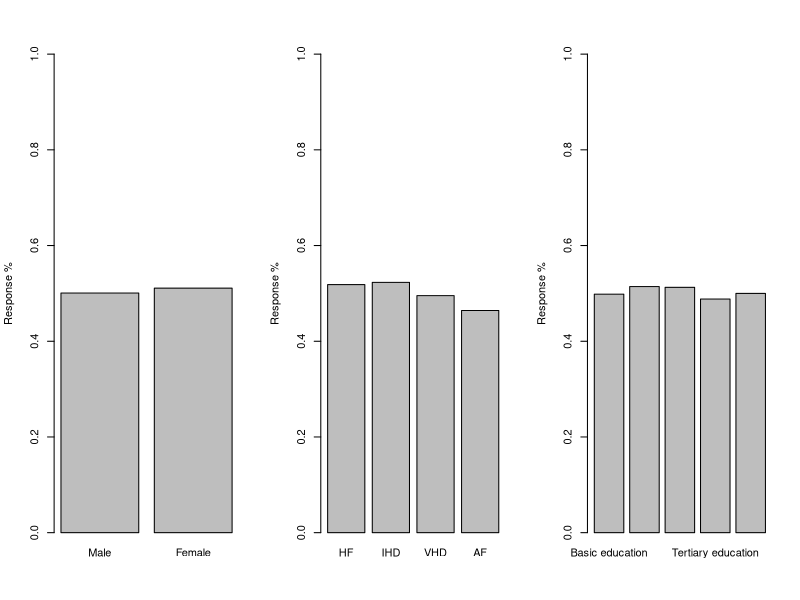

R code for this plot: (Note: this script raises an error after producing the figure.)
## ---- chunk 1
library(data.table)
library(tidyverse)
library(glmnet)
## ---- chunk 2
men <- matrix(NA,nrow=6,ncol=6)
men[1,] <- c("","Education","","","","")
men[,1] <- c("","Heart Disease","HF","IHD","VHD","AF")
men[2,2:ncol(men)] <- c("Basic education","Postgraduate education","Secondary education","Tertiary education","Unknown education")
men[3:nrow(men),2:ncol(men)] <- matrix(c(c(5.7,1.5,9.5,2.4,0.4),
                                         c(7.5,1.9,12,4.5,0.7),
                                         c(1.7,0.6,3,1.2,0.1),
                                         c(3.2,2,7.1,2.9,0.2)),ncol=5,nrow=4,byrow=TRUE)

men <- data.frame(men)
colnames(men) <- colnames(c(rep("",6)))
men[1,1] <- "Men"
knitr::kable(men[1:5,], format="markdown")

women <- matrix(NA,nrow=6,ncol=6)
women[1,] <- c("","Education","","","","")
women[,1] <- c("","Heart Disease","HF","IHD","VHD","AF")
women[2,2:ncol(women)] <- c("Basic education","Postgraduate education","Secondary education","Tertiary education","Unknown education")
women[3:nrow(men),2:ncol(women)] <- matrix(c(c(3.4,0.3,2.7,1.1,0.2),
                                             c(4.1,0.2,3.9,1.9,0.2),
                                             c(1.7,0.1,1.4,0.8,0.1),
                                             c(3.4,0.4,3.7,2.2,0.1)),ncol=5,nrow=4,byrow=TRUE)

women <- data.frame(women)
colnames(women) <- colnames(c(rep("",6)))
women[1,1] <- "Women"
knitr::kable(women[1:6,], format="markdown")
## ---- chunk 3
sum(as.numeric(unlist(as.vector(data.frame(men[-c(1,2),-1])))))+sum(as.numeric(unlist(as.vector(data.frame(women[-c(1,2),-1])))))
## ---- chunk 4
#Number of rows
n <- 1000
## ---- chunk 5
#Create a model matrix with 11 columns
df <- data.frame(matrix(0,nrow=n,ncol=11))
setDT(df)
#Assign column names
colnames(df) <- c("Male","Female","HF","IHD","VHD","AF","Basic education","Postgraduate education","Secondary education","Tertiary education","Unknown education")

#Re structure the men and women dataframes in order to use these for create data with the same covariate distribution
men <- data.frame(men[-1,])
women <- data.frame(women[-1,])

#Find the indices as a function of 'n' such that the groups in data can be assigned as having the same distribution
ind <- 
  cumsum(c(round(n*as.numeric(men[which(men[,1] == "HF"),which(men[1,] == "Basic education")])/100),
           round(n*as.numeric(men[which(men[,1] == "HF"),which(men[1,] == "Postgraduate education")])/100),
           round(n*as.numeric(men[which(men[,1] == "HF"),which(men[1,] == "Secondary education")])/100),
           round(n*as.numeric(men[which(men[,1] == "HF"),which(men[1,] == "Tertiary education")])/100),
           round(n*as.numeric(men[which(men[,1] == "HF"),which(men[1,] == "Unknown education")])/100),
           
           round(n*as.numeric(men[which(men[,1] == "IHD"),which(men[1,] == "Basic education")])/100),
           round(n*as.numeric(men[which(men[,1] == "IHD"),which(men[1,] == "Postgraduate education")])/100),
           round(n*as.numeric(men[which(men[,1] == "IHD"),which(men[1,] == "Secondary education")])/100),
           round(n*as.numeric(men[which(men[,1] == "IHD"),which(men[1,] == "Tertiary education")])/100),
           round(n*as.numeric(men[which(men[,1] == "IHD"),which(men[1,] == "Unknown education")])/100),
           
           round(n*as.numeric(men[which(men[,1] == "VHD"),which(men[1,] == "Basic education")])/100),
           round(n*as.numeric(men[which(men[,1] == "VHD"),which(men[1,] == "Postgraduate education")])/100),
           round(n*as.numeric(men[which(men[,1] == "VHD"),which(men[1,] == "Secondary education")])/100),
           round(n*as.numeric(men[which(men[,1] == "VHD"),which(men[1,] == "Tertiary education")])/100),
           round(n*as.numeric(men[which(men[,1] == "VHD"),which(men[1,] == "Unknown education")])/100),
           
           round(n*as.numeric(men[which(men[,1] == "AF"),which(men[1,] == "Basic education")])/100),
           round(n*as.numeric(men[which(men[,1] == "AF"),which(men[1,] == "Postgraduate education")])/100),
           round(n*as.numeric(men[which(men[,1] == "AF"),which(men[1,] == "Secondary education")])/100),
           round(n*as.numeric(men[which(men[,1] == "AF"),which(men[1,] == "Tertiary education")])/100),
           round(n*as.numeric(men[which(men[,1] == "AF"),which(men[1,] == "Unknown education")])/100),
           
           round(n*as.numeric(women[which(women[,1] == "HF"),which(women[1,] == "Basic education")])/100),
           round(n*as.numeric(women[which(women[,1] == "HF"),which(women[1,] == "Postgraduate education")])/100),
           round(n*as.numeric(women[which(women[,1] == "HF"),which(women[1,] == "Secondary education")])/100),
           round(n*as.numeric(women[which(women[,1] == "HF"),which(women[1,] == "Tertiary education")])/100),
           round(n*as.numeric(women[which(women[,1] == "HF"),which(women[1,] == "Unknown education")])/100),
           
           round(n*as.numeric(women[which(women[,1] == "IHD"),which(women[1,] == "Basic education")])/100),
           round(n*as.numeric(women[which(women[,1] == "IHD"),which(women[1,] == "Postgraduate education")])/100),
           round(n*as.numeric(women[which(women[,1] == "IHD"),which(women[1,] == "Secondary education")])/100),
           round(n*as.numeric(women[which(women[,1] == "IHD"),which(women[1,] == "Tertiary education")])/100),
           round(n*as.numeric(women[which(women[,1] == "IHD"),which(women[1,] == "Unknown education")])/100),
           
           round(n*as.numeric(women[which(women[,1] == "VHD"),which(women[1,] == "Basic education")])/100),
           round(n*as.numeric(women[which(women[,1] == "VHD"),which(women[1,] == "Postgraduate education")])/100),
           round(n*as.numeric(women[which(women[,1] == "VHD"),which(women[1,] == "Secondary education")])/100),
           round(n*as.numeric(women[which(women[,1] == "VHD"),which(women[1,] == "Tertiary education")])/100),
           round(n*as.numeric(women[which(women[,1] == "VHD"),which(women[1,] == "Unknown education")])/100),
           
           round(n*as.numeric(women[which(women[,1] == "AF"),which(women[1,] == "Basic education")])/100),
           round(n*as.numeric(women[which(women[,1] == "AF"),which(women[1,] == "Postgraduate education")])/100),
           round(n*as.numeric(women[which(women[,1] == "AF"),which(women[1,] == "Secondary education")])/100),
           round(n*as.numeric(women[which(women[,1] == "AF"),which(women[1,] == "Tertiary education")])/100),
           round(n*as.numeric(women[which(women[,1] == "AF"),which(women[1,] == "Unknown education")])/100)))

#Assign 1's to the covariate columns of the model matrix
df[1:ind[1],c("Male","HF","Basic education")] <- 1
df[(ind[1]+1):ind[2],c("Male","HF","Postgraduate education")] <- 1
df[(ind[2]+1):ind[3],c("Male","HF","Secondary education")] <- 1
df[(ind[3]+1):ind[4],c("Male","HF","Tertiary education")] <- 1
df[(ind[4]+1):ind[5],c("Male","HF","Unknown education")] <- 1

df[(ind[5]+1):ind[6],c("Male","IHD","Basic education")] <- 1
df[(ind[6]+1):ind[7],c("Male","IHD","Postgraduate education")] <- 1
df[(ind[7]+1):ind[8],c("Male","IHD","Secondary education")] <- 1
df[(ind[8]+1):ind[9],c("Male","IHD","Tertiary education")] <- 1
df[(ind[9]+1):ind[10],c("Male","IHD","Unknown education")] <- 1

df[(ind[10]+1):ind[11],c("Male","VHD","Basic education")] <- 1
df[(ind[11]+1):ind[12],c("Male","VHD","Postgraduate education")] <- 1
df[(ind[12]+1):ind[13],c("Male","VHD","Secondary education")] <- 1
df[(ind[13]+1):ind[14],c("Male","VHD","Tertiary education")] <- 1
df[(ind[14]+1):ind[15],c("Male","VHD","Unknown education")] <- 1

df[(ind[15]+1):ind[16],c("Male","AF","Basic education")] <- 1
df[(ind[16]+1):ind[17],c("Male","AF","Postgraduate education")] <- 1
df[(ind[17]+1):ind[18],c("Male","AF","Secondary education")] <- 1
df[(ind[18]+1):ind[19],c("Male","AF","Tertiary education")] <- 1
df[(ind[19]+1):ind[20],c("Male","AF","Unknown education")] <- 1


df[(ind[20]+1):ind[21],c("Female","HF","Basic education")] <- 1
df[(ind[21]+1):ind[22],c("Female","HF","Postgraduate education")] <- 1
df[(ind[22]+1):ind[23],c("Female","HF","Secondary education")] <- 1
df[(ind[23]+1):ind[24],c("Female","HF","Tertiary education")] <- 1
df[(ind[24]+1):ind[25],c("Female","HF","Unknown education")] <- 1

df[(ind[25]+1):ind[26],c("Female","IHD","Basic education")] <- 1
df[(ind[26]+1):ind[27],c("Female","IHD","Postgraduate education")] <- 1
df[(ind[27]+1):ind[28],c("Female","IHD","Secondary education")] <- 1
df[(ind[28]+1):ind[29],c("Female","IHD","Tertiary education")] <- 1
df[(ind[29]+1):ind[30],c("Female","IHD","Unknown education")] <- 1

df[(ind[30]+1):ind[31],c("Female","VHD","Basic education")] <- 1
df[(ind[31]+1):ind[32],c("Female","VHD","Postgraduate education")] <- 1
df[(ind[32]+1):ind[33],c("Female","VHD","Secondary education")] <- 1
df[(ind[33]+1):ind[34],c("Female","VHD","Tertiary education")] <- 1
df[(ind[34]+1):ind[35],c("Female","VHD","Unknown education")] <- 1

df[(ind[35]+1):ind[36],c("Female","AF","Basic education")] <- 1
df[(ind[36]+1):ind[37],c("Female","AF","Postgraduate education")] <- 1
df[(ind[37]+1):ind[38],c("Female","AF","Secondary education")] <- 1
df[(ind[38]+1):ind[39],c("Female","AF","Tertiary education")] <- 1
df[(ind[39]+1):ind[40],c("Female","AF","Unknown education")] <- 1

knitr::kable(df[1:6,], format="markdown")
## ---- chunk 6
knitr::kable(colSums(df), format="markdown",col.names="n")
## ---- chunk 7

df$Response <- 0
#df <- data.frame(df)

df[1:ind[1],"Response"] <- rbinom(ind[1],1,0.5)
df[(ind[1]+1):ind[2],"Response"] <- rbinom(ind[2]-ind[1],1,0.5)
df[(ind[2]+1):ind[3],"Response"] <- rbinom(ind[3]-ind[2],1,0.5)
df[(ind[3]+1):ind[4],"Response"] <- rbinom(ind[4]-ind[3],1,0.5)
df[(ind[4]+1):ind[5],"Response"] <- rbinom(ind[5]-ind[4],1,0.5)

df[(ind[5]+1):ind[6],"Response"] <- rbinom(ind[6]-ind[5],1,0.5)
df[(ind[6]+1):ind[7],"Response"] <- rbinom(ind[7]-ind[6],1,0.5)
df[(ind[7]+1):ind[8],"Response"] <- rbinom(ind[8]-ind[7],1,0.5)
df[(ind[8]+1):ind[9],"Response"] <- rbinom(ind[9]-ind[8],1,0.5)
df[(ind[9]+1):ind[10],"Response"] <- rbinom(ind[10]-ind[9],1,0.5)

df[(ind[10]+1):ind[11],"Response"] <- rbinom(ind[11]-ind[10],1,0.5)
df[(ind[11]+1):ind[12],"Response"] <- rbinom(ind[12]-ind[11],1,0.5)
df[(ind[12]+1):ind[13],"Response"] <- rbinom(ind[13]-ind[12],1,0.5)
df[(ind[13]+1):ind[14],"Response"] <- rbinom(ind[14]-ind[13],1,0.5)
df[(ind[14]+1):ind[15],"Response"] <- rbinom(ind[15]-ind[14],1,0.5)

df[(ind[15]+1):ind[16],"Response"] <- rbinom(ind[16]-ind[15],1,0.5)
df[(ind[16]+1):ind[17],"Response"] <- rbinom(ind[17]-ind[16],1,0.5)
df[(ind[17]+1):ind[18],"Response"] <- rbinom(ind[18]-ind[17],1,0.5)
df[(ind[18]+1):ind[19],"Response"] <- rbinom(ind[19]-ind[18],1,0.5)
df[(ind[19]+1):ind[20],"Response"] <- rbinom(ind[20]-ind[19],1,0.5)


df[(ind[20]+1):ind[21],"Response"] <- rbinom(ind[21]-ind[20],1,0.5)
df[(ind[21]+1):ind[22],"Response"] <- rbinom(ind[22]-ind[21],1,0.5)
df[(ind[22]+1):ind[23],"Response"] <- rbinom(ind[23]-ind[22],1,0.5)
df[(ind[23]+1):ind[24],"Response"] <- rbinom(ind[24]-ind[23],1,0.5)
df[(ind[24]+1):ind[25],"Response"] <- rbinom(ind[25]-ind[24],1,0.5)

df[(ind[25]+1):ind[26],"Response"] <- rbinom(ind[26]-ind[25],1,0.5)
df[(ind[26]+1):ind[27],"Response"] <- rbinom(ind[27]-ind[26],1,0.5)
df[(ind[27]+1):ind[28],"Response"] <- rbinom(ind[28]-ind[27],1,0.5)
df[(ind[28]+1):ind[29],"Response"] <- rbinom(ind[29]-ind[28],1,0.5)
df[(ind[29]+1):ind[30],"Response"] <- rbinom(ind[30]-ind[29],1,0.5)

df[(ind[30]+1):ind[31],"Response"] <- rbinom(ind[31]-ind[30],1,0.5)
df[(ind[31]+1):ind[32],"Response"] <- rbinom(ind[32]-ind[31],1,0.5)
df[(ind[32]+1):ind[33],"Response"] <- rbinom(ind[33]-ind[32],1,0.5)
df[(ind[33]+1):ind[34],"Response"] <- rbinom(ind[34]-ind[33],1,0.5)
df[(ind[34]+1):ind[35],"Response"] <- rbinom(ind[35]-ind[34],1,0.5)

df[(ind[35]+1):ind[36],"Response"] <- rbinom(ind[36]-ind[35],1,0.5)
df[(ind[36]+1):ind[37],"Response"] <- rbinom(ind[37]-ind[36],1,0.5)
df[(ind[37]+1):ind[38],"Response"] <- rbinom(ind[38]-ind[37],1,0.5)
df[(ind[38]+1):ind[39],"Response"] <- rbinom(ind[39]-ind[38],1,0.5)
df[(ind[39]+1):ind[40],"Response"] <- rbinom(ind[40]-ind[39],1,0.5)

p1 <-unlist(df[,sum(Response)/.N,by=c("Male","Female")][,3])
names(p1) <- c("Male","Female")

p2 <- unlist(df[,sum(Response)/.N,by=c("HF","IHD","VHD","AF")][,5])
names(p2) <- c("HF","IHD","VHD","AF")

p3 <- unlist(df[,sum(Response)/.N,by=c("Basic education","Postgraduate education","Secondary education","Tertiary education","Unknown education")][,6])
names(p3) <- c("Basic education","Postgraduate education","Secondary education","Tertiary education","Unknown education")

par(mfrow=c(1,3))
barplot(p1,ylim=c(0,1),ylab="Response %")
barplot(p2,ylim=c(0,1),ylab="Response %")
barplot(p3,ylim=c(0,1),ylab="Response %")
## ---- chunk 8
df$COV <- NA
df$COV[which(apply(df[,c("Male","HF","Basic education")],1,FUN=function(x){x[1]*x[2]*x[3]}) == 1)] <- paste(c("Male","HF","Basic education"),collapse="_")
df$COV[which(apply(df[,c("Male","HF","Postgraduate education")],1,FUN=function(x){x[1]*x[2]*x[3]}) == 1)] <- paste(c("Male","HF","Postgraduate education"),collapse="_")
df$COV[which(apply(df[,c("Male","HF","Secondary education")],1,FUN=function(x){x[1]*x[2]*x[3]}) == 1)] <- paste(c("Male","HF","Secondary education"),collapse="_")
df$COV[which(apply(df[,c("Male","HF","Tertiary education")],1,FUN=function(x){x[1]*x[2]*x[3]}) == 1)] <- paste(c("Male","HF","Tertiary education") ,collapse="_")
df$COV[which(apply(df[,c("Male","HF","Unknown education")],1,FUN=function(x){x[1]*x[2]*x[3]}) == 1)] <- paste(c("Male","HF","Unknown education"),collapse="_")

df$COV[which(apply(df[,c("Male","IHD","Basic education")],1,FUN=function(x){x[1]*x[2]*x[3]}) == 1)] <- paste(c("Male","IHD","Basic education"),collapse="_")
df$COV[which(apply(df[,c("Male","IHD","Postgraduate education")],1,FUN=function(x){x[1]*x[2]*x[3]}) == 1)] <- paste(c("Male","IHD","Postgraduate education"),collapse="_")
df$COV[which(apply(df[,c("Male","IHD","Secondary education")],1,FUN=function(x){x[1]*x[2]*x[3]}) == 1)] <- paste(c("Male","IHD","Secondary education"),collapse="_")
df$COV[which(apply(df[,c("Male","IHD","Tertiary education")],1,FUN=function(x){x[1]*x[2]*x[3]}) == 1)] <- paste(c("Male","IHD","Tertiary education") ,collapse="_")
df$COV[which(apply(df[,c("Male","IHD","Unknown education")],1,FUN=function(x){x[1]*x[2]*x[3]}) == 1)] <- paste(c("Male","IHD","Unknown education"),collapse="_")

df$COV[which(apply(df[,c("Male","VHD","Basic education")],1,FUN=function(x){x[1]*x[2]*x[3]}) == 1)] <- paste(c("Male","VHD","Basic education"),collapse="_")
df$COV[which(apply(df[,c("Male","VHD","Postgraduate education")],1,FUN=function(x){x[1]*x[2]*x[3]}) == 1)] <- paste(c("Male","VHD","Postgraduate education"),collapse="_")
df$COV[which(apply(df[,c("Male","VHD","Secondary education")],1,FUN=function(x){x[1]*x[2]*x[3]}) == 1)] <- paste(c("Male","VHD","Secondary education"),collapse="_")
df$COV[which(apply(df[,c("Male","VHD","Tertiary education")],1,FUN=function(x){x[1]*x[2]*x[3]}) == 1)] <- paste(c("Male","VHD","Tertiary education") ,collapse="_")
df$COV[which(apply(df[,c("Male","VHD","Unknown education")],1,FUN=function(x){x[1]*x[2]*x[3]}) == 1)] <- paste(c("Male","VHD","Unknown education"),collapse="_")

df$COV[which(apply(df[,c("Male","AF","Basic education")],1,FUN=function(x){x[1]*x[2]*x[3]}) == 1)] <- paste(c("Male","AF","Basic education"),collapse="_")
df$COV[which(apply(df[,c("Male","AF","Postgraduate education")],1,FUN=function(x){x[1]*x[2]*x[3]}) == 1)] <- paste(c("Male","AF","Postgraduate education"),collapse="_")
df$COV[which(apply(df[,c("Male","AF","Secondary education")],1,FUN=function(x){x[1]*x[2]*x[3]}) == 1)] <- paste(c("Male","AF","Secondary education"),collapse="_")
df$COV[which(apply(df[,c("Male","AF","Tertiary education")],1,FUN=function(x){x[1]*x[2]*x[3]}) == 1)] <- paste(c("Male","AF","Tertiary education") ,collapse="_")
df$COV[which(apply(df[,c("Male","AF","Unknown education")],1,FUN=function(x){x[1]*x[2]*x[3]}) == 1)] <- paste(c("Male","AF","Unknown education"),collapse="_")



df$COV[which(apply(df[,c("Female","HF","Basic education")],1,FUN=function(x){x[1]*x[2]*x[3]}) == 1)] <- paste(c("Female","HF","Basic education"),collapse="_")
df$COV[which(apply(df[,c("Female","HF","Postgraduate education")],1,FUN=function(x){x[1]*x[2]*x[3]}) == 1)] <- paste(c("Female","HF","Postgraduate education"),collapse="_")
df$COV[which(apply(df[,c("Female","HF","Secondary education")],1,FUN=function(x){x[1]*x[2]*x[3]}) == 1)] <- paste(c("Female","HF","Secondary education"),collapse="_")
df$COV[which(apply(df[,c("Female","HF","Tertiary education")],1,FUN=function(x){x[1]*x[2]*x[3]}) == 1)] <- paste(c("Female","HF","Tertiary education") ,collapse="_")
df$COV[which(apply(df[,c("Female","HF","Unknown education")],1,FUN=function(x){x[1]*x[2]*x[3]}) == 1)] <- paste(c("Female","HF","Unknown education"),collapse="_")

df$COV[which(apply(df[,c("Female","IHD","Basic education")],1,FUN=function(x){x[1]*x[2]*x[3]}) == 1)] <- paste(c("Female","IHD","Basic education"),collapse="_")
df$COV[which(apply(df[,c("Female","IHD","Postgraduate education")],1,FUN=function(x){x[1]*x[2]*x[3]}) == 1)] <- paste(c("Female","IHD","Postgraduate education"),collapse="_")
df$COV[which(apply(df[,c("Female","IHD","Secondary education")],1,FUN=function(x){x[1]*x[2]*x[3]}) == 1)] <- paste(c("Female","IHD","Secondary education"),collapse="_")
df$COV[which(apply(df[,c("Female","IHD","Tertiary education")],1,FUN=function(x){x[1]*x[2]*x[3]}) == 1)] <- paste(c("Female","IHD","Tertiary education") ,collapse="_")
df$COV[which(apply(df[,c("Female","IHD","Unknown education")],1,FUN=function(x){x[1]*x[2]*x[3]}) == 1)] <- paste(c("Female","IHD","Unknown education"),collapse="_")

df$COV[which(apply(df[,c("Female","VHD","Basic education")],1,FUN=function(x){x[1]*x[2]*x[3]}) == 1)] <- paste(c("Female","VHD","Basic education"),collapse="_")
df$COV[which(apply(df[,c("Female","VHD","Postgraduate education")],1,FUN=function(x){x[1]*x[2]*x[3]}) == 1)] <- paste(c("Female","VHD","Postgraduate education"),collapse="_")
df$COV[which(apply(df[,c("Female","VHD","Secondary education")],1,FUN=function(x){x[1]*x[2]*x[3]}) == 1)] <- paste(c("Female","VHD","Secondary education"),collapse="_")
df$COV[which(apply(df[,c("Female","VHD","Tertiary education")],1,FUN=function(x){x[1]*x[2]*x[3]}) == 1)] <- paste(c("Female","VHD","Tertiary education") ,collapse="_")
df$COV[which(apply(df[,c("Female","VHD","Unknown education")],1,FUN=function(x){x[1]*x[2]*x[3]}) == 1)] <- paste(c("Female","VHD","Unknown education"),collapse="_")

df$COV[which(apply(df[,c("Female","AF","Basic education")],1,FUN=function(x){x[1]*x[2]*x[3]}) == 1)] <- paste(c("Female","AF","Basic education"),collapse="_")
df$COV[which(apply(df[,c("Female","AF","Postgraduate education")],1,FUN=function(x){x[1]*x[2]*x[3]}) == 1)] <- paste(c("Female","AF","Postgraduate education"),collapse="_")
df$COV[which(apply(df[,c("Female","AF","Secondary education")],1,FUN=function(x){x[1]*x[2]*x[3]}) == 1)] <- paste(c("Female","AF","Secondary education"),collapse="_")
df$COV[which(apply(df[,c("Female","AF","Tertiary education")],1,FUN=function(x){x[1]*x[2]*x[3]}) == 1)] <- paste(c("Female","AF","Tertiary education") ,collapse="_")
df$COV[which(apply(df[,c("Female","AF","Unknown education")],1,FUN=function(x){x[1]*x[2]*x[3]}) == 1)] <- paste(c("Female","AF","Unknown education"),collapse="_")

knitr::kable(df[sample(n,6),], format="markdown")
## ---- chunk 9
A <- df[,round(sum(Response)/.N*100,1),by=COV]
names(A) <- c("COV","Response %")
r <- data.frame(cbind(c("...","..."),c("...","...")))
names(r) <- names(A)
setDT(r)
knitr::kable(rbind(head(A[order(A$`Response %`)]),
r,
tail(A[order(A$`Response %`)])), format="markdown")
## ---- chunk 10
mod <- "glm"
if(mod == "glm"){m <- glm(Response~COV,data=df,family="binomial")}
if(mod == "cv.glmnet"){m <- cv.glmnet(y=df$Response,x=as.matrix(df[,-c("COV","Response")]),family="binomial",intercept=FALSE,type.measure = "deviance")}
## ---- chunk 11
options(scipen=999)
print(c("Minimum response probability"=min(fitted(m))))
## ---- chunk 12
if(class(m)[1] == "glm"){pred_mat <- data.frame(distinct(df[,c("COV")]))}
if(class(m)[1] == "cv.glmnet"){pred_mat <- as.matrix(distinct(df[,-c("COV","Response")]))}
#Total variation distance
A <- data.frame(COV=distinct(df[,-c("Response")])[,"COV"],P=predict(m,pred_mat,type="response"))
A <- A["P">0,]
G_s <- dim(A)[1]

for(i in 1:(dim(A)[1]-1)){
  if( i == 1){
    a <- abs(as.numeric(unlist(A[1,2])-unlist(A[-1,2])))
    names(a) <- paste(unlist(A[1,1]),unlist(A[-1,1]),sep="+")
    A <- A[-1,]
    
  }else{
    a <- c(a,abs(as.numeric(unlist(A[1,2])-unlist(A[-1,2]))))
    names(a) <- c(names(a)[names(a) != ""],paste(unlist(A[1,1]),unlist(A[-1,1]),sep="+"))
    A <- A[-1,]
  }
}

#R-indicator
if(class(m)[1] == "glm"){
  df_R <- cbind(df,P=predict(m,data.frame(df[,c("COV")]),type="response"))
  beta <- m$coefficients
  mod_mat <- model.matrix(m)
  lin_pred <- (model.matrix(m)) %*% beta
}

if(class(m)[1] == "cv.glmnet"){ 
  df_R <- cbind(df,P=predict(m,as.matrix(df[,-c("COV","Response")]),type="response",s=m$lambda.min))
  colnames(df_R)[ncol(df_R)] <- "P"
  beta <- coef(m,s=m$lambda.min)
  mod_mat <- as.matrix(df[,-c("COV","Response")])
  beta <- beta[,1][-c(which(names(beta[,1]) == "(Intercept)"))]
}

denom <- solve(sum(apply(mod_mat,1,FUN=function(x){as.numeric(exp(x %*% beta)/((1+exp(x %*% beta))^2))*( (x) %*% t(x))})))

S_2 <- (sum(((df_R$P - mean(df_R$Response))^2))/n)
data.frame(Model=paste(mod),
  V_d=round(1-sum(a)*2/((G_s-1)*G_s),3),
  R_tilde=round(1-2*sqrt(S_2-sum(apply(mod_mat,1,FUN=function(x){((exp(x %*% beta)/((1+exp(x %*% beta))^2))^2 %*% t(x)) %*% (as.numeric(denom)* matrix(x))}))/n),3),
  R_hat=round(1-2*sqrt(S_2),3))
## ---- chunk 13
knitr::kable(data.frame(Model=paste(mod),
  V_d=round(1-sum(a)*2/((G_s-1)*G_s),3),
  R_tilde=round(1-2*sqrt(S_2-sum(apply(mod_mat,1,FUN=function(x){((exp(x %*% beta)/((1+exp(x %*% beta))^2))^2 %*% t(x)) %*% (as.numeric(denom)* matrix(x))}))/n),3),
  R_hat=round(1-2*sqrt(S_2),3)), caption="p=0.5",format="markdown")
## ---- chunk 14
mod <- "cv.glmnet"
if(mod == "glm"){m <- glm(Response~COV,data=df,family="binomial")}
if(mod == "cv.glmnet"){m <- cv.glmnet(y=df$Response,x=as.matrix(df[,-c("COV","Response")]),family="binomial",intercept=FALSE,type.measure = "deviance")}


if(mod == "cv.glmnet"){
  sel_cov <- coef(m,s=m$lambda.1se)
  sel_cov <- sel_cov[,1][-c(which(names(sel_cov[,1]) == "(Intercept)"))]
  sel_cov <- sel_cov[sel_cov!= 0]
  sel_cov_names <- names(sel_cov)
}

if(class(m)[1] == "glm"){pred_mat <- data.frame(distinct(df[,c("COV")]))}

#Total variation distance
if(class(m)[1] == "glm"){
  
  A <- matrix(predict(m,pred_mat,type="response"))
  
  colnames(A) <- "P"
  
  G_s <- dim(A)[1]
  for(i in 1:(dim(A)[1]-1)){
    if( i == 1){
      
      a <- abs(as.numeric(unlist(A[1])-unlist(A[-1])))
      #names(a) <- paste(unlist(A[1,1]),unlist(A[-1,1]),sep="+")
      A <- A[-1]
      
    }else{
      a <- c(a,abs(as.numeric(unlist(A[1])-unlist(A[-1]))))
      #names(a) <- c(names(a)[names(a) != ""],paste(unlist(A[1,1]),unlist(A[-1,1]),sep="+"))
      A <- A[-1]
    }
  }
  1-sum(a)*2/((G_s-1)*G_s) 
}
if(class(m)[1] == "cv.glmnet")
{
  if(length(sel_cov)>0){
  pred_mat <- distinct(df[,..sel_cov_names])
  temp_df <- copy(distinct(df[,-..sel_cov_names][,-c("COV","Response")]))
  pred_mat <- cbind(pred_mat,apply(temp_df,c(1,2),function(x){x <- 0})[1:nrow(pred_mat),])
  pred_mat
  col_ind_pred_mat <- match(colnames(distinct(df[,-c("COV","Response")])), colnames(pred_mat))
  pred_mat <- as.matrix(pred_mat[,..col_ind_pred_mat])
  
  #A <- data.frame(COV=distinct(df[,-c("Response")])[,"COV"],P=predict(m,pred_mat,type="response"))
  A <- matrix(predict(m,pred_mat,type="response"))
  
  colnames(A) <- "P"
  
  G_s <- dim(A)[1]
  for(i in 1:(dim(A)[1]-1)){
    if( i == 1){
      
      a <- abs(as.numeric(unlist(A[1])-unlist(A[-1])))
      #names(a) <- paste(unlist(A[1,1]),unlist(A[-1,1]),sep="+")
      A <- A[-1]
      
    }else{
      a <- c(a,abs(as.numeric(unlist(A[1])-unlist(A[-1]))))
      #names(a) <- c(names(a)[names(a) != ""],paste(unlist(A[1,1]),unlist(A[-1,1]),sep="+"))
      A <- A[-1]
    }
  }
  1-sum(a)*2/((G_s-1)*G_s) 
}else{
  a <- 0
  G_s <- 2
}}
#R-indicator
if(class(m)[1] == "glm"){
  df_R <- cbind(df,P=predict(m,data.frame(df[,c("COV")]),type="response"))
  beta <- m$coefficients
  mod_mat <- model.matrix(m)
  lin_pred <- (model.matrix(m)) %*% beta
}

if(class(m)[1] == "cv.glmnet"){ 
  df_R <- cbind(df,P=predict(m,as.matrix(df[,-c("COV","Response")]),type="response",s=m$lambda.min))
  colnames(df_R)[ncol(df_R)] <- "P"
  beta <- coef(m,s=m$lambda.min)
  mod_mat <- as.matrix(df[,-c("COV","Response")])
  beta <- beta[,1][-c(which(names(beta[,1]) == "(Intercept)"))]
}

denom <- solve(sum(apply(mod_mat,1,FUN=function(x){as.numeric(exp(x %*% beta)/((1+exp(x %*% beta))^2))*( (x) %*% t(x))})))

S_2 <- (sum(((df_R$P - mean(df_R$Response))^2))/n)

knitr::kable(data.frame(Model=paste(mod),
  V_d=round(1-sum(a)*2/((G_s-1)*G_s),3),
  R_tilde=round(1-2*sqrt(S_2-sum(apply(mod_mat,1,FUN=function(x){((exp(x %*% beta)/((1+exp(x %*% beta))^2))^2 %*% t(x)) %*% (as.numeric(denom)* matrix(x))}))/n),3),
  R_hat=round(1-2*sqrt(S_2),3)), caption="p=0.5",format="markdown")
## ---- chunk 15

representativity_simulation <- function(n,mod,p){
men <- matrix(NA,nrow=6,ncol=6)
men[1,] <- c("","Education","","","","")
men[,1] <- c("","Heart Disease","HF","IHD","VHD","AF")
men[2,2:ncol(men)] <- c("Basic education","Postgraduate education","Secondary education","Tertiary education","Unknown education")
men[3:nrow(men),2:ncol(men)] <- matrix(c(c(5.7,1.5,9.5,2.4,0.4),
                                         c(7.5,1.9,12,4.5,0.7),
                                         c(1.7,0.6,3,1.2,0.1),
                                         c(3.2,2,7.1,2.9,0.2)),ncol=5,nrow=4,byrow=TRUE)

men <- data.frame(men)
colnames(men) <- colnames(c(rep("",6)))
men[1,1] <- "Men"

women <- matrix(NA,nrow=6,ncol=6)
women[1,] <- c("","Education","","","","")
women[,1] <- c("","Heart Disease","HF","IHD","VHD","AF")
women[2,2:ncol(women)] <- c("Basic education","Postgraduate education","Secondary education","Tertiary education","Unknown education")
women[3:nrow(men),2:ncol(women)] <- matrix(c(c(3.4,0.3,2.7,1.1,0.2),
                                             c(4.1,0.2,3.9,1.9,0.2),
                                             c(1.7,0.1,1.4,0.8,0.1),
                                             c(3.4,0.4,3.7,2.2,0.1)),ncol=5,nrow=4,byrow=TRUE)

women <- data.frame(women)
colnames(women) <- colnames(c(rep("",6)))
women[1,1] <- "Women"


#n <- 5000

df <- data.frame(matrix(0,nrow=n,ncol=11))
setDT(df)
colnames(df) <- c("Male","Female","HF","IHD","VHD","AF","Basic education","Postgraduate education","Secondary education","Tertiary education","Unknown education")

#Assign half of the records as male and female
#colnames(df) <- c("Sex","Heart Disease")
men <- data.frame(men[-1,])
women <- data.frame(women[-1,])

round(n*as.numeric(men[which(men[,1] == "HF"),which(men[1,] == "Basic education")])/100)+
  round(n*as.numeric(men[which(men[,1] == "HF"),which(men[1,] == "Postgraduate education")])/100)+
  round(n*as.numeric(men[which(men[,1] == "HF"),which(men[1,] == "Secondary education")])/100)+
  round(n*as.numeric(men[which(men[,1] == "HF"),which(men[1,] == "Tertiary education")])/100)+
  round(n*as.numeric(men[which(men[,1] == "HF"),which(men[1,] == "Unknown education")])/100)+
  
  round(n*as.numeric(men[which(men[,1] == "IHD"),which(men[1,] == "Basic education")])/100)+
  round(n*as.numeric(men[which(men[,1] == "IHD"),which(men[1,] == "Postgraduate education")])/100)+
  round(n*as.numeric(men[which(men[,1] == "IHD"),which(men[1,] == "Secondary education")])/100)+
  round(n*as.numeric(men[which(men[,1] == "IHD"),which(men[1,] == "Tertiary education")])/100)+
  round(n*as.numeric(men[which(men[,1] == "IHD"),which(men[1,] == "Unknown education")])/100)+
  
  round(n*as.numeric(men[which(men[,1] == "VHD"),which(men[1,] == "Basic education")])/100)+
  round(n*as.numeric(men[which(men[,1] == "VHD"),which(men[1,] == "Postgraduate education")])/100)+
  round(n*as.numeric(men[which(men[,1] == "VHD"),which(men[1,] == "Secondary education")])/100)+
  round(n*as.numeric(men[which(men[,1] == "VHD"),which(men[1,] == "Tertiary education")])/100)+
  round(n*as.numeric(men[which(men[,1] == "VHD"),which(men[1,] == "Unknown education")])/100)+
  
  round(n*as.numeric(men[which(men[,1] == "AF"),which(men[1,] == "Basic education")])/100)+
  round(n*as.numeric(men[which(men[,1] == "AF"),which(men[1,] == "Postgraduate education")])/100)+
  round(n*as.numeric(men[which(men[,1] == "AF"),which(men[1,] == "Secondary education")])/100)+
  round(n*as.numeric(men[which(men[,1] == "AF"),which(men[1,] == "Tertiary education")])/100)+
  round(n*as.numeric(men[which(men[,1] == "AF"),which(men[1,] == "Unknown education")])/100)+
  
  round(n*as.numeric(women[which(women[,1] == "HF"),which(women[1,] == "Basic education")])/100)+
  round(n*as.numeric(women[which(women[,1] == "HF"),which(women[1,] == "Postgraduate education")])/100)+
  round(n*as.numeric(women[which(women[,1] == "HF"),which(women[1,] == "Secondary education")])/100)+
  round(n*as.numeric(women[which(women[,1] == "HF"),which(women[1,] == "Tertiary education")])/100)+
  round(n*as.numeric(women[which(women[,1] == "HF"),which(women[1,] == "Unknown education")])/100)+
  
  round(n*as.numeric(women[which(women[,1] == "IHD"),which(women[1,] == "Basic education")])/100)+
  round(n*as.numeric(women[which(women[,1] == "IHD"),which(women[1,] == "Postgraduate education")])/100)+
  round(n*as.numeric(women[which(women[,1] == "IHD"),which(women[1,] == "Secondary education")])/100)+
  round(n*as.numeric(women[which(women[,1] == "IHD"),which(women[1,] == "Tertiary education")])/100)+
  round(n*as.numeric(women[which(women[,1] == "IHD"),which(women[1,] == "Unknown education")])/100)+
  
  round(n*as.numeric(women[which(women[,1] == "VHD"),which(women[1,] == "Basic education")])/100)+
  round(n*as.numeric(women[which(women[,1] == "VHD"),which(women[1,] == "Postgraduate education")])/100)+
  round(n*as.numeric(women[which(women[,1] == "VHD"),which(women[1,] == "Secondary education")])/100)+
  round(n*as.numeric(women[which(women[,1] == "VHD"),which(women[1,] == "Tertiary education")])/100)+
  round(n*as.numeric(women[which(women[,1] == "VHD"),which(women[1,] == "Unknown education")])/100)+
  
  round(n*as.numeric(women[which(women[,1] == "AF"),which(women[1,] == "Basic education")])/100)+
  round(n*as.numeric(women[which(women[,1] == "AF"),which(women[1,] == "Postgraduate education")])/100)+
  round(n*as.numeric(women[which(women[,1] == "AF"),which(women[1,] == "Secondary education")])/100)+
  round(n*as.numeric(women[which(women[,1] == "AF"),which(women[1,] == "Tertiary education")])/100)+
  round(n*as.numeric(women[which(women[,1] == "AF"),which(women[1,] == "Unknown education")])/100)


ind <- 
  cumsum(c(round(n*as.numeric(men[which(men[,1] == "HF"),which(men[1,] == "Basic education")])/100),
           round(n*as.numeric(men[which(men[,1] == "HF"),which(men[1,] == "Postgraduate education")])/100),
           round(n*as.numeric(men[which(men[,1] == "HF"),which(men[1,] == "Secondary education")])/100),
           round(n*as.numeric(men[which(men[,1] == "HF"),which(men[1,] == "Tertiary education")])/100),
           round(n*as.numeric(men[which(men[,1] == "HF"),which(men[1,] == "Unknown education")])/100),
           
           round(n*as.numeric(men[which(men[,1] == "IHD"),which(men[1,] == "Basic education")])/100),
           round(n*as.numeric(men[which(men[,1] == "IHD"),which(men[1,] == "Postgraduate education")])/100),
           round(n*as.numeric(men[which(men[,1] == "IHD"),which(men[1,] == "Secondary education")])/100),
           round(n*as.numeric(men[which(men[,1] == "IHD"),which(men[1,] == "Tertiary education")])/100),
           round(n*as.numeric(men[which(men[,1] == "IHD"),which(men[1,] == "Unknown education")])/100),
           
           round(n*as.numeric(men[which(men[,1] == "VHD"),which(men[1,] == "Basic education")])/100),
           round(n*as.numeric(men[which(men[,1] == "VHD"),which(men[1,] == "Postgraduate education")])/100),
           round(n*as.numeric(men[which(men[,1] == "VHD"),which(men[1,] == "Secondary education")])/100),
           round(n*as.numeric(men[which(men[,1] == "VHD"),which(men[1,] == "Tertiary education")])/100),
           round(n*as.numeric(men[which(men[,1] == "VHD"),which(men[1,] == "Unknown education")])/100),
           
           round(n*as.numeric(men[which(men[,1] == "AF"),which(men[1,] == "Basic education")])/100),
           round(n*as.numeric(men[which(men[,1] == "AF"),which(men[1,] == "Postgraduate education")])/100),
           round(n*as.numeric(men[which(men[,1] == "AF"),which(men[1,] == "Secondary education")])/100),
           round(n*as.numeric(men[which(men[,1] == "AF"),which(men[1,] == "Tertiary education")])/100),
           round(n*as.numeric(men[which(men[,1] == "AF"),which(men[1,] == "Unknown education")])/100),
           
           round(n*as.numeric(women[which(women[,1] == "HF"),which(women[1,] == "Basic education")])/100),
           round(n*as.numeric(women[which(women[,1] == "HF"),which(women[1,] == "Postgraduate education")])/100),
           round(n*as.numeric(women[which(women[,1] == "HF"),which(women[1,] == "Secondary education")])/100),
           round(n*as.numeric(women[which(women[,1] == "HF"),which(women[1,] == "Tertiary education")])/100),
           round(n*as.numeric(women[which(women[,1] == "HF"),which(women[1,] == "Unknown education")])/100),
           
           round(n*as.numeric(women[which(women[,1] == "IHD"),which(women[1,] == "Basic education")])/100),
           round(n*as.numeric(women[which(women[,1] == "IHD"),which(women[1,] == "Postgraduate education")])/100),
           round(n*as.numeric(women[which(women[,1] == "IHD"),which(women[1,] == "Secondary education")])/100),
           round(n*as.numeric(women[which(women[,1] == "IHD"),which(women[1,] == "Tertiary education")])/100),
           round(n*as.numeric(women[which(women[,1] == "IHD"),which(women[1,] == "Unknown education")])/100),
           
           round(n*as.numeric(women[which(women[,1] == "VHD"),which(women[1,] == "Basic education")])/100),
           round(n*as.numeric(women[which(women[,1] == "VHD"),which(women[1,] == "Postgraduate education")])/100),
           round(n*as.numeric(women[which(women[,1] == "VHD"),which(women[1,] == "Secondary education")])/100),
           round(n*as.numeric(women[which(women[,1] == "VHD"),which(women[1,] == "Tertiary education")])/100),
           round(n*as.numeric(women[which(women[,1] == "VHD"),which(women[1,] == "Unknown education")])/100),
           
           round(n*as.numeric(women[which(women[,1] == "AF"),which(women[1,] == "Basic education")])/100),
           round(n*as.numeric(women[which(women[,1] == "AF"),which(women[1,] == "Postgraduate education")])/100),
           round(n*as.numeric(women[which(women[,1] == "AF"),which(women[1,] == "Secondary education")])/100),
           round(n*as.numeric(women[which(women[,1] == "AF"),which(women[1,] == "Tertiary education")])/100),
           round(n*as.numeric(women[which(women[,1] == "AF"),which(women[1,] == "Unknown education")])/100)))


df[1:ind[1],c("Male","HF","Basic education")] <- 1
df[(ind[1]+1):ind[2],c("Male","HF","Postgraduate education")] <- 1
df[(ind[2]+1):ind[3],c("Male","HF","Secondary education")] <- 1
df[(ind[3]+1):ind[4],c("Male","HF","Tertiary education")] <- 1
df[(ind[4]+1):ind[5],c("Male","HF","Unknown education")] <- 1

df[(ind[5]+1):ind[6],c("Male","IHD","Basic education")] <- 1
df[(ind[6]+1):ind[7],c("Male","IHD","Postgraduate education")] <- 1
df[(ind[7]+1):ind[8],c("Male","IHD","Secondary education")] <- 1
df[(ind[8]+1):ind[9],c("Male","IHD","Tertiary education")] <- 1
df[(ind[9]+1):ind[10],c("Male","IHD","Unknown education")] <- 1

df[(ind[10]+1):ind[11],c("Male","VHD","Basic education")] <- 1
df[(ind[11]+1):ind[12],c("Male","VHD","Postgraduate education")] <- 1
df[(ind[12]+1):ind[13],c("Male","VHD","Secondary education")] <- 1
df[(ind[13]+1):ind[14],c("Male","VHD","Tertiary education")] <- 1
df[(ind[14]+1):ind[15],c("Male","VHD","Unknown education")] <- 1

df[(ind[15]+1):ind[16],c("Male","AF","Basic education")] <- 1
df[(ind[16]+1):ind[17],c("Male","AF","Postgraduate education")] <- 1
df[(ind[17]+1):ind[18],c("Male","AF","Secondary education")] <- 1
df[(ind[18]+1):ind[19],c("Male","AF","Tertiary education")] <- 1
df[(ind[19]+1):ind[20],c("Male","AF","Unknown education")] <- 1


df[(ind[20]+1):ind[21],c("Female","HF","Basic education")] <- 1
df[(ind[21]+1):ind[22],c("Female","HF","Postgraduate education")] <- 1
df[(ind[22]+1):ind[23],c("Female","HF","Secondary education")] <- 1
df[(ind[23]+1):ind[24],c("Female","HF","Tertiary education")] <- 1
df[(ind[24]+1):ind[25],c("Female","HF","Unknown education")] <- 1

df[(ind[25]+1):ind[26],c("Female","IHD","Basic education")] <- 1
df[(ind[26]+1):ind[27],c("Female","IHD","Postgraduate education")] <- 1
df[(ind[27]+1):ind[28],c("Female","IHD","Secondary education")] <- 1
df[(ind[28]+1):ind[29],c("Female","IHD","Tertiary education")] <- 1
df[(ind[29]+1):ind[30],c("Female","IHD","Unknown education")] <- 1

df[(ind[30]+1):ind[31],c("Female","VHD","Basic education")] <- 1
df[(ind[31]+1):ind[32],c("Female","VHD","Postgraduate education")] <- 1
df[(ind[32]+1):ind[33],c("Female","VHD","Secondary education")] <- 1
df[(ind[33]+1):ind[34],c("Female","VHD","Tertiary education")] <- 1
df[(ind[34]+1):ind[35],c("Female","VHD","Unknown education")] <- 1

df[(ind[35]+1):ind[36],c("Female","AF","Basic education")] <- 1
df[(ind[36]+1):ind[37],c("Female","AF","Postgraduate education")] <- 1
df[(ind[37]+1):ind[38],c("Female","AF","Secondary education")] <- 1
df[(ind[38]+1):ind[39],c("Female","AF","Tertiary education")] <- 1
df[(ind[39]+1):ind[40],c("Female","AF","Unknown education")] <- 1



df$Response <- 0

#p <- c(rep(0.9,20),rep(0.5,20))
df[1:ind[1],"Response"] <- rbinom(ind[1],1,p[1]) #1
df[(ind[1]+1):ind[2],"Response"] <- rbinom(ind[2]-ind[1],1,p[2]) #2
df[(ind[2]+1):ind[3],"Response"] <- rbinom(ind[3]-ind[2],1,p[3]) #3
df[(ind[3]+1):ind[4],"Response"] <- rbinom(ind[4]-ind[3],1,p[4]) #4
df[(ind[4]+1):ind[5],"Response"] <- rbinom(ind[5]-ind[4],1,p[5]) #5
 
df[(ind[5]+1):ind[6],"Response"] <- rbinom(ind[6]-ind[5],1,p[6]) #6
df[(ind[6]+1):ind[7],"Response"] <- rbinom(ind[7]-ind[6],1,p[7]) #7
df[(ind[7]+1):ind[8],"Response"] <- rbinom(ind[8]-ind[7],1,p[8]) #8
df[(ind[8]+1):ind[9],"Response"] <- rbinom(ind[9]-ind[8],1,p[9]) #9
df[(ind[9]+1):ind[10],"Response"] <- rbinom(ind[10]-ind[9],1,p[10]) #10

df[(ind[10]+1):ind[11],"Response"] <- rbinom(ind[11]-ind[10],1,p[11]) #11
df[(ind[11]+1):ind[12],"Response"] <- rbinom(ind[12]-ind[11],1,p[12]) #12
df[(ind[12]+1):ind[13],"Response"] <- rbinom(ind[13]-ind[12],1,p[13]) #13
df[(ind[13]+1):ind[14],"Response"] <- rbinom(ind[14]-ind[13],1,p[14]) #14
df[(ind[14]+1):ind[15],"Response"] <- rbinom(ind[15]-ind[14],1,p[15]) #15

df[(ind[15]+1):ind[16],"Response"] <- rbinom(ind[16]-ind[15],1,p[16]) #16
df[(ind[16]+1):ind[17],"Response"] <- rbinom(ind[17]-ind[16],1,p[17]) #17
df[(ind[17]+1):ind[18],"Response"] <- rbinom(ind[18]-ind[17],1,p[18]) #18
df[(ind[18]+1):ind[19],"Response"] <- rbinom(ind[19]-ind[18],1,p[19]) #19
df[(ind[19]+1):ind[20],"Response"] <- rbinom(ind[20]-ind[19],1,p[20]) #20


df[(ind[20]+1):ind[21],"Response"] <- rbinom(ind[21]-ind[20],1,p[21]) #21
df[(ind[21]+1):ind[22],"Response"] <- rbinom(ind[22]-ind[21],1,p[22]) #22
df[(ind[22]+1):ind[23],"Response"] <- rbinom(ind[23]-ind[22],1,p[23]) #23
df[(ind[23]+1):ind[24],"Response"] <- rbinom(ind[24]-ind[23],1,p[24]) #24
df[(ind[24]+1):ind[25],"Response"] <- rbinom(ind[25]-ind[24],1,p[25]) #25

df[(ind[25]+1):ind[26],"Response"] <- rbinom(ind[26]-ind[25],1,p[26]) #26
df[(ind[26]+1):ind[27],"Response"] <- rbinom(ind[27]-ind[26],1,p[27]) #27
df[(ind[27]+1):ind[28],"Response"] <- rbinom(ind[28]-ind[27],1,p[28]) #28
df[(ind[28]+1):ind[29],"Response"] <- rbinom(ind[29]-ind[28],1,p[29]) #29
df[(ind[29]+1):ind[30],"Response"] <- rbinom(ind[30]-ind[29],1,p[30]) #30

df[(ind[30]+1):ind[31],"Response"] <- rbinom(ind[31]-ind[30],1,p[31]) #31
df[(ind[31]+1):ind[32],"Response"] <- rbinom(ind[32]-ind[31],1,p[32]) #32
df[(ind[32]+1):ind[33],"Response"] <- rbinom(ind[33]-ind[32],1,p[33]) #33
df[(ind[33]+1):ind[34],"Response"] <- rbinom(ind[34]-ind[33],1,p[34]) #34
df[(ind[34]+1):ind[35],"Response"] <- rbinom(ind[35]-ind[34],1,p[35]) #35

df[(ind[35]+1):ind[36],"Response"] <- rbinom(ind[36]-ind[35],1,p[36]) #36
df[(ind[36]+1):ind[37],"Response"] <- rbinom(ind[37]-ind[36],1,p[37]) #37
df[(ind[37]+1):ind[38],"Response"] <- rbinom(ind[38]-ind[37],1,p[38]) #38
df[(ind[38]+1):ind[39],"Response"] <- rbinom(ind[39]-ind[38],1,p[39]) #39
df[(ind[39]+1):ind[40],"Response"] <- rbinom(ind[40]-ind[39],1,p[40]) #40


df$COV <- NA
df$COV[which(apply(df[,c("Male","HF","Basic education")],1,FUN=function(x){x[1]*x[2]*x[3]}) == 1)] <- paste(c("Male","HF","Basic education"),collapse="_")
df$COV[which(apply(df[,c("Male","HF","Postgraduate education")],1,FUN=function(x){x[1]*x[2]*x[3]}) == 1)] <- paste(c("Male","HF","Postgraduate education"),collapse="_")
df$COV[which(apply(df[,c("Male","HF","Secondary education")],1,FUN=function(x){x[1]*x[2]*x[3]}) == 1)] <- paste(c("Male","HF","Secondary education"),collapse="_")
df$COV[which(apply(df[,c("Male","HF","Tertiary education")],1,FUN=function(x){x[1]*x[2]*x[3]}) == 1)] <- paste(c("Male","HF","Tertiary education") ,collapse="_")
df$COV[which(apply(df[,c("Male","HF","Unknown education")],1,FUN=function(x){x[1]*x[2]*x[3]}) == 1)] <- paste(c("Male","HF","Unknown education"),collapse="_")

df$COV[which(apply(df[,c("Male","IHD","Basic education")],1,FUN=function(x){x[1]*x[2]*x[3]}) == 1)] <- paste(c("Male","IHD","Basic education"),collapse="_")
df$COV[which(apply(df[,c("Male","IHD","Postgraduate education")],1,FUN=function(x){x[1]*x[2]*x[3]}) == 1)] <- paste(c("Male","IHD","Postgraduate education"),collapse="_")
df$COV[which(apply(df[,c("Male","IHD","Secondary education")],1,FUN=function(x){x[1]*x[2]*x[3]}) == 1)] <- paste(c("Male","IHD","Secondary education"),collapse="_")
df$COV[which(apply(df[,c("Male","IHD","Tertiary education")],1,FUN=function(x){x[1]*x[2]*x[3]}) == 1)] <- paste(c("Male","IHD","Tertiary education") ,collapse="_")
df$COV[which(apply(df[,c("Male","IHD","Unknown education")],1,FUN=function(x){x[1]*x[2]*x[3]}) == 1)] <- paste(c("Male","IHD","Unknown education"),collapse="_")

df$COV[which(apply(df[,c("Male","VHD","Basic education")],1,FUN=function(x){x[1]*x[2]*x[3]}) == 1)] <- paste(c("Male","VHD","Basic education"),collapse="_")
df$COV[which(apply(df[,c("Male","VHD","Postgraduate education")],1,FUN=function(x){x[1]*x[2]*x[3]}) == 1)] <- paste(c("Male","VHD","Postgraduate education"),collapse="_")
df$COV[which(apply(df[,c("Male","VHD","Secondary education")],1,FUN=function(x){x[1]*x[2]*x[3]}) == 1)] <- paste(c("Male","VHD","Secondary education"),collapse="_")
df$COV[which(apply(df[,c("Male","VHD","Tertiary education")],1,FUN=function(x){x[1]*x[2]*x[3]}) == 1)] <- paste(c("Male","VHD","Tertiary education") ,collapse="_")
df$COV[which(apply(df[,c("Male","VHD","Unknown education")],1,FUN=function(x){x[1]*x[2]*x[3]}) == 1)] <- paste(c("Male","VHD","Unknown education"),collapse="_")

df$COV[which(apply(df[,c("Male","AF","Basic education")],1,FUN=function(x){x[1]*x[2]*x[3]}) == 1)] <- paste(c("Male","AF","Basic education"),collapse="_")
df$COV[which(apply(df[,c("Male","AF","Postgraduate education")],1,FUN=function(x){x[1]*x[2]*x[3]}) == 1)] <- paste(c("Male","AF","Postgraduate education"),collapse="_")
df$COV[which(apply(df[,c("Male","AF","Secondary education")],1,FUN=function(x){x[1]*x[2]*x[3]}) == 1)] <- paste(c("Male","AF","Secondary education"),collapse="_")
df$COV[which(apply(df[,c("Male","AF","Tertiary education")],1,FUN=function(x){x[1]*x[2]*x[3]}) == 1)] <- paste(c("Male","AF","Tertiary education") ,collapse="_")
df$COV[which(apply(df[,c("Male","AF","Unknown education")],1,FUN=function(x){x[1]*x[2]*x[3]}) == 1)] <- paste(c("Male","AF","Unknown education"),collapse="_")



df$COV[which(apply(df[,c("Female","HF","Basic education")],1,FUN=function(x){x[1]*x[2]*x[3]}) == 1)] <- paste(c("Female","HF","Basic education"),collapse="_")
df$COV[which(apply(df[,c("Female","HF","Postgraduate education")],1,FUN=function(x){x[1]*x[2]*x[3]}) == 1)] <- paste(c("Female","HF","Postgraduate education"),collapse="_")
df$COV[which(apply(df[,c("Female","HF","Secondary education")],1,FUN=function(x){x[1]*x[2]*x[3]}) == 1)] <- paste(c("Female","HF","Secondary education"),collapse="_")
df$COV[which(apply(df[,c("Female","HF","Tertiary education")],1,FUN=function(x){x[1]*x[2]*x[3]}) == 1)] <- paste(c("Female","HF","Tertiary education") ,collapse="_")
df$COV[which(apply(df[,c("Female","HF","Unknown education")],1,FUN=function(x){x[1]*x[2]*x[3]}) == 1)] <- paste(c("Female","HF","Unknown education"),collapse="_")

df$COV[which(apply(df[,c("Female","IHD","Basic education")],1,FUN=function(x){x[1]*x[2]*x[3]}) == 1)] <- paste(c("Female","IHD","Basic education"),collapse="_")
df$COV[which(apply(df[,c("Female","IHD","Postgraduate education")],1,FUN=function(x){x[1]*x[2]*x[3]}) == 1)] <- paste(c("Female","IHD","Postgraduate education"),collapse="_")
df$COV[which(apply(df[,c("Female","IHD","Secondary education")],1,FUN=function(x){x[1]*x[2]*x[3]}) == 1)] <- paste(c("Female","IHD","Secondary education"),collapse="_")
df$COV[which(apply(df[,c("Female","IHD","Tertiary education")],1,FUN=function(x){x[1]*x[2]*x[3]}) == 1)] <- paste(c("Female","IHD","Tertiary education") ,collapse="_")
df$COV[which(apply(df[,c("Female","IHD","Unknown education")],1,FUN=function(x){x[1]*x[2]*x[3]}) == 1)] <- paste(c("Female","IHD","Unknown education"),collapse="_")

df$COV[which(apply(df[,c("Female","VHD","Basic education")],1,FUN=function(x){x[1]*x[2]*x[3]}) == 1)] <- paste(c("Female","VHD","Basic education"),collapse="_")
df$COV[which(apply(df[,c("Female","VHD","Postgraduate education")],1,FUN=function(x){x[1]*x[2]*x[3]}) == 1)] <- paste(c("Female","VHD","Postgraduate education"),collapse="_")
df$COV[which(apply(df[,c("Female","VHD","Secondary education")],1,FUN=function(x){x[1]*x[2]*x[3]}) == 1)] <- paste(c("Female","VHD","Secondary education"),collapse="_")
df$COV[which(apply(df[,c("Female","VHD","Tertiary education")],1,FUN=function(x){x[1]*x[2]*x[3]}) == 1)] <- paste(c("Female","VHD","Tertiary education") ,collapse="_")
df$COV[which(apply(df[,c("Female","VHD","Unknown education")],1,FUN=function(x){x[1]*x[2]*x[3]}) == 1)] <- paste(c("Female","VHD","Unknown education"),collapse="_")

df$COV[which(apply(df[,c("Female","AF","Basic education")],1,FUN=function(x){x[1]*x[2]*x[3]}) == 1)] <- paste(c("Female","AF","Basic education"),collapse="_")
df$COV[which(apply(df[,c("Female","AF","Postgraduate education")],1,FUN=function(x){x[1]*x[2]*x[3]}) == 1)] <- paste(c("Female","AF","Postgraduate education"),collapse="_")
df$COV[which(apply(df[,c("Female","AF","Secondary education")],1,FUN=function(x){x[1]*x[2]*x[3]}) == 1)] <- paste(c("Female","AF","Secondary education"),collapse="_")
df$COV[which(apply(df[,c("Female","AF","Tertiary education")],1,FUN=function(x){x[1]*x[2]*x[3]}) == 1)] <- paste(c("Female","AF","Tertiary education") ,collapse="_")
df$COV[which(apply(df[,c("Female","AF","Unknown education")],1,FUN=function(x){x[1]*x[2]*x[3]}) == 1)] <- paste(c("Female","AF","Unknown education"),collapse="_")


if(mod == "glm"){m <- glm(Response~COV,data=df,family="binomial")}
if(mod == "cv.glmnet"){m <- cv.glmnet(y=df$Response,x=as.matrix(df[,-c("COV","Response")]),family="binomial",intercept=FALSE,type.measure = "deviance")}


if(mod == "cv.glmnet"){
  sel_cov <- coef(m,s=m$lambda.1se)
  sel_cov <- sel_cov[,1][-c(which(names(sel_cov[,1]) == "(Intercept)"))]
  sel_cov <- sel_cov[sel_cov!= 0]
  sel_cov_names <- names(sel_cov)
}

if(class(m)[1] == "glm"){pred_mat <- data.frame(distinct(df[,c("COV")]))}

#Total variation distance
if(class(m)[1] == "glm"){
  
  A <- matrix(predict(m,pred_mat,type="response"))
  
  colnames(A) <- "P"
  
  G_s <- dim(A)[1]
  for(i in 1:(dim(A)[1]-1)){
    if( i == 1){
      
      a <- abs(as.numeric(unlist(A[1])-unlist(A[-1])))
      #names(a) <- paste(unlist(A[1,1]),unlist(A[-1,1]),sep="+")
      A <- A[-1]
      
    }else{
      a <- c(a,abs(as.numeric(unlist(A[1])-unlist(A[-1]))))
      #names(a) <- c(names(a)[names(a) != ""],paste(unlist(A[1,1]),unlist(A[-1,1]),sep="+"))
      A <- A[-1]
    }
  }
  1-sum(a)*2/((G_s-1)*G_s) 
}
if(class(m)[1] == "cv.glmnet")
{
  if(length(sel_cov)>0){
  pred_mat <- distinct(df[,..sel_cov_names])
  temp_df <- copy(distinct(df[,-..sel_cov_names][,-c("COV","Response")]))
  pred_mat <- cbind(pred_mat,apply(temp_df,c(1,2),function(x){x <- 0})[1:nrow(pred_mat),])
  pred_mat
  col_ind_pred_mat <- match(colnames(distinct(df[,-c("COV","Response")])), colnames(pred_mat))
  pred_mat <- as.matrix(pred_mat[,..col_ind_pred_mat])
  
  #A <- data.frame(COV=distinct(df[,-c("Response")])[,"COV"],P=predict(m,pred_mat,type="response"))
  A <- matrix(predict(m,pred_mat,type="response"))
  
  colnames(A) <- "P"
  
  G_s <- dim(A)[1]
  for(i in 1:(dim(A)[1]-1)){
    if( i == 1){
      
      a <- abs(as.numeric(unlist(A[1])-unlist(A[-1])))
      #names(a) <- paste(unlist(A[1,1]),unlist(A[-1,1]),sep="+")
      A <- A[-1]
      
    }else{
      a <- c(a,abs(as.numeric(unlist(A[1])-unlist(A[-1]))))
      #names(a) <- c(names(a)[names(a) != ""],paste(unlist(A[1,1]),unlist(A[-1,1]),sep="+"))
      A <- A[-1]
    }
  }
  1-sum(a)*2/((G_s-1)*G_s) 
}else{
  a <- 0
  G_s <- 2
}}

#R-indicator
if(class(m)[1] == "glm"){
  df_R <- cbind(df,P=predict(m,data.frame(df[,c("COV")]),type="response"))
  beta <- m$coefficients
  mod_mat <- model.matrix(m)
  lin_pred <- (model.matrix(m)) %*% beta
}

if(class(m)[1] == "cv.glmnet"){ 
  df_R <- cbind(df,P=predict(m,as.matrix(df[,-c("COV","Response")]),type="response",s=m$lambda.min))
  colnames(df_R)[ncol(df_R)] <- "P"
  beta <- coef(m,s=m$lambda.min)
  mod_mat <- as.matrix(df[,-c("COV","Response")])
  beta <- beta[,1][-c(which(names(beta[,1]) == "(Intercept)"))]
  }

denom <- solve(sum(apply(mod_mat,1,FUN=function(x){as.numeric(exp(x %*% beta)/((1+exp(x %*% beta))^2))*( (x) %*% t(x))})))

S_2 <- (sum(((df_R$P - mean(df_R$Response))^2))/n)
data.frame(n=n,
  Model=paste(mod),
  V_d=round(1-sum(a)*2/((G_s-1)*G_s),3),
  R_tilde=round(1-2*sqrt(S_2-sum(apply(mod_mat,1,FUN=function(x){((exp(x %*% beta)/((1+exp(x %*% beta))^2))^2 %*% t(x)) %*% (as.numeric(denom)* matrix(x))}))/n),3),
  R_hat=round(1-2*sqrt(S_2),3))


}
## ---- chunk 16
knitr::kable(rbind(
representativity_simulation(n=1000,mod="glm",p=rep(0.5,40)),
representativity_simulation(n=1000,mod="cv.glmnet",p=rep(0.5,40)),
representativity_simulation(n=5000,mod="glm",p=rep(0.5,40)),
representativity_simulation(n=5000,mod="cv.glmnet",p=rep(0.5,40))),caption="p=0.5",format="markdown")
## ---- chunk 17
knitr::kable(rbind(
representativity_simulation(n=1000,mod="glm",p=rep(0.25,40)),
representativity_simulation(n=1000,mod="cv.glmnet",p=rep(0.25,40)),
representativity_simulation(n=5000,mod="glm",p=rep(0.25,40)),
representativity_simulation(n=5000,mod="cv.glmnet",p=rep(0.25,40))),caption="p=0.25",format="markdown")

knitr::kable(rbind(
representativity_simulation(n=1000,mod="glm",p=rep(0.8,40)),
representativity_simulation(n=1000,mod="cv.glmnet",p=rep(0.8,40)),
representativity_simulation(n=5000,mod="glm",p=rep(0.8,40)),
representativity_simulation(n=5000,mod="cv.glmnet",p=rep(0.8,40))),caption="p=0.8",format="markdown")

## ---- chunk 18
knitr::kable(rbind(
representativity_simulation(n=1000,mod="glm",p=c(rep(0.3,20),rep(0.8,20))),
representativity_simulation(n=1000,mod="cv.glmnet",p=c(rep(0.3,20),rep(0.8,20))),
representativity_simulation(n=5000,mod="glm",p=c(rep(0.3,20),rep(0.8,20))),
representativity_simulation(n=5000,mod="cv.glmnet",p=c(rep(0.3,20),rep(0.8,20)))),caption="p(male)=0.3, p(female)=0.8",format="markdown")
## ---- chunk 19
p <- c(rep(0.3,5),
rep(0.7,5),
rep(0.7,5),
rep(0.3,5),
rep(0.3+0.15,5),
rep(0.7+0.15,5),
rep(0.7+0.15,5),
rep(0.3+0.15,5))

knitr::kable(rbind(
representativity_simulation(n=1000,mod="glm",p=p),
representativity_simulation(n=1000,mod="cv.glmnet",p=p),
representativity_simulation(n=10000,mod="glm",p=p),
representativity_simulation(n=10000,mod="cv.glmnet",p=p)),caption="p(male,(HF,AF))=0.3, p(male,(IHD,VHD))=0.7, p(female,(HF,AF))=0.45, p(female,(IHD,VHD))=0.85,",format="markdown")
